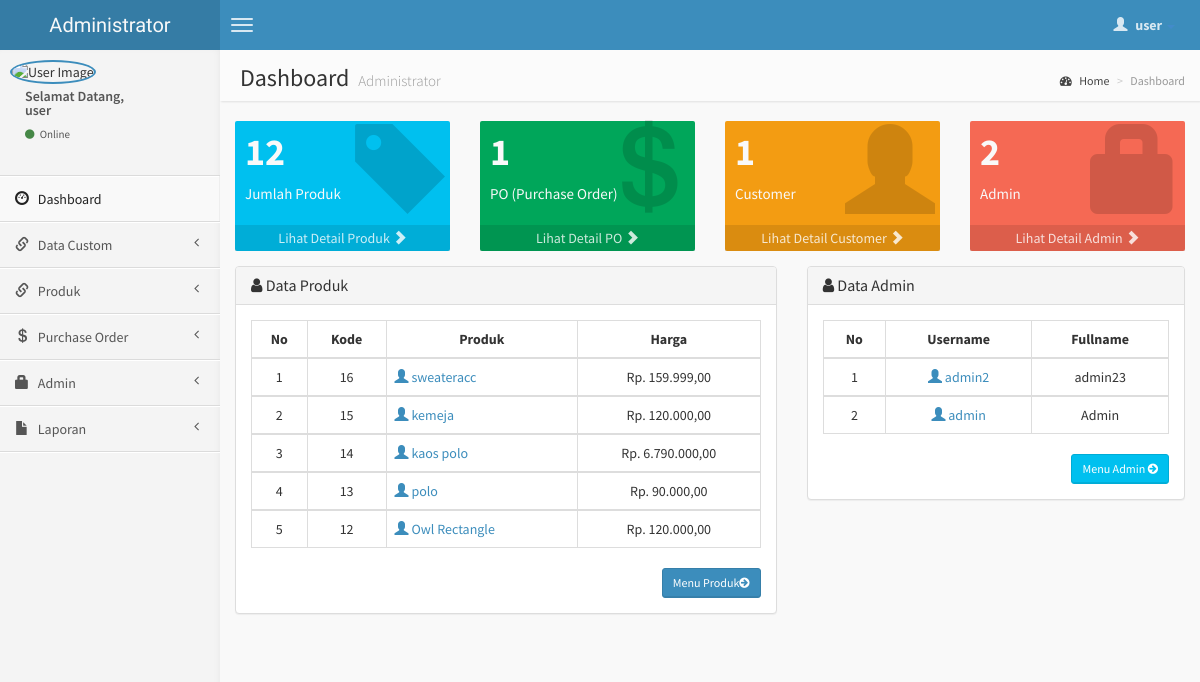
Screenshot of /admin/index.php (signed in) with the database file from the repository.
### tables this page shows
CREATE TABLE `produk` (
  `kode` int(10) NOT NULL,
  `nama` varchar(30) NOT NULL,
  `jenis` varchar(10) NOT NULL,
  `size` varchar(20) NOT NULL,
  `color` varchar(20) NOT NULL,
  `harga` int(10) NOT NULL,
  `keterangan` varchar(100) NOT NULL,
  `stok` int(3) NOT NULL,
  `gambar` varchar(40) NOT NULL
);

CREATE TABLE `user` (
  `id_user` int(11) NOT NULL,
  `kd_cus` varchar(20) NOT NULL,
  `nama` varchar(30) NOT NULL,
  `alamat` varchar(50) NOT NULL,
  `no_telp` varchar(15) NOT NULL,
  `username` varchar(15) NOT NULL,
  `password` text NOT NULL,
  `role` int(11) NOT NULL,
  `gambar` text NOT NULL
);

### admin/index.php (the view, shortened to what this page needs)
<?php include 'header.php' ; ?>
    <body class="skin-blue">
        <header class="header">
            <a href="index.html" class="logo">
                Administrator
            </a>
            <nav class="navbar navbar-static-top" role="navigation">
                <a href="#" class="navbar-btn sidebar-toggle" data-toggle="offcanvas" role="button">
                    <span class="icon-bar"></span>
                    <span class="icon-bar"></span>
                    <span class="icon-bar"></span>
                </a>
                <div class="navbar-right">
                    <ul class="nav navbar-nav">
                        <li class="dropdown user user-menu">
                            <a href="#" class="dropdown-toggle" data-toggle="dropdown">
                                <i class="glyphicon glyphicon-user"></i>
                                <span><?php echo $_SESSION['fullname']; ?> <i class="caret"></i></span>
                            </a>
                        </li>
                    </ul>
                </div>
            </nav>
        </header>
        <div class="wrapper row-offcanvas row-offcanvas-left">
            <aside class="left-side sidebar-offcanvas">
                <section class="sidebar">
                    <div class="user-panel">
                        <div class="pull-left image">
                            <img src="<?php echo $_SESSION['gambar']; ?>" class="img-circle" alt="User Image" style="border: 2px solid #3C8DBC;" />
                        </div>
                        <div class="pull-left info">
                            <p>Selamat Datang,<br /><?php echo $_SESSION['fullname']; ?></p>
                            <a href="#"><i class="fa fa-circle text-success"></i> Online</a>
                        </div>
                    </div>
                    <?php include "menu.php"; ?>
                </section>
            </aside>
            <aside class="right-side">
                <section class="content-header">
                    <h1>
                        Dashboard
                        <small>Administrator</small>
                    </h1>
                    <ol class="breadcrumb">
                        <li><a href="#"><i class="fa fa-dashboard"></i> Home</a></li>
                        <li class="active">Dashboard</li>
                    </ol>
                </section>
                <section class="content">
                    <div class="row">
                        <div class="col-lg-3 col-xs-6">
                            <?php $tampil=mysqli_query($koneksi, "SELECT * from produk order by kode desc");
                        $total=mysqli_num_rows($tampil);
                    ?>
                            <div class="small-box bg-aqua">
                                <div class="inner">
                                    <h3>
                                        <?php echo "$total"; ?>
                                    </h3>
                                    <p>
                                       Jumlah Produk
                                    </p>
                                </div>
                                <div class="icon">
                                    <span class="glyphicon glyphicon-tag"></span>
                                </div>
                                <a href="produk.php" class="small-box-footer">
                                    Lihat Detail Produk <span class="glyphicon glyphicon-chevron-right"></span>
                                </a>
                            </div>
                        </div>
                        <div class="col-lg-3 col-xs-6">
                            <?php $tampil1=mysqli_query($koneksi, "SELECT * from po_terima order by nopo desc");
                        $dept=mysqli_num_rows($tampil1);
                    ?>
                            <div class="small-box bg-green">
                                <div class="inner">
                                    <h3>
                                        <?php echo "$dept"; ?>
                                    </h3>
                                    <p>
                                        PO (Purchase Order)
                                    </p>
                                </div>
                                <div class="icon">
                                    <span class="glyphicon glyphicon-usd"></span>
                                </div>
                                <a href="po-terima.php" class="small-box-footer">
                                    Lihat Detail PO <span class="glyphicon glyphicon-chevron-right"></span>
                                </a>
                            </div>
                        </div>
                        <div class="col-lg-3 col-xs-6">
                            <?php $tampil2=mysqli_query($koneksi, "SELECT * from user WHERE role = 2 order by id_user desc");
                        $pel=mysqli_num_rows($tampil2);
                    ?>
                            <div class="small-box bg-yellow">
                                <div class="inner">
                                    <h3>
                                        <?php echo "$pel"; ?>
                                    </h3>
                                    <p>
                                        Customer
                                    </p>
                                </div>
                                <div class="icon">
                                    <span class="glyphicon glyphicon-user"></span>
                                </div>
                                <a href="customer.php" class="small-box-footer">
                                    Lihat Detail Customer <span class="glyphicon glyphicon-chevron-right"></span>
                                </a>
                            </div>
                        </div>
                        <div class="col-lg-3 col-xs-6">
                        <?php $tampil3=mysqli_query($koneksi, "SELECT * from user  WHERE role = 1 order by id_user desc");
                        $user=mysqli_num_rows($tampil3);
                    ?>
                            <div class="small-box bg-red">
                                <div class="inner">
                                    <h3>
                                       <?php echo "$user"; ?>
                                    </h3>
                                    <p>
                                        Admin
                                    </p>
                                </div>
                                <div class="icon">
                                    <span class="glyphicon glyphicon-lock"></span>
                                </div>
                                <a href="admin.php" class="small-box-footer">
                                    Lihat Detail Admin <span class="glyphicon glyphicon-chevron-right"></span>
                                </a>
                            </div>
                        </div>
                    </div>
                    <div class="row">
                        <section class="col-lg-7 connectedSortable">
                            <div class="panel panel-default">
                        <div class="panel-heading">
                        <h3 class="panel-title"><i class="fa fa-user"></i> Data Produk </h3>
                        </div>
                        <div class="panel-body">
                    <?php
                    $query1="SELECT * from produk order by kode DESC limit 5";
                    $hasil=mysqli_query($koneksi, $query1) or die(mysqli_error());
                    ?>
                  <table id="example" class="table table-hover table-bordered">
                  <thead>
                      <tr>
                        <th><center>No </center></th>
                        <th><center>Kode </center></th>
                        <th><center>Produk</i></center></th>
                        <th><center>Harga </center></th>
                      </tr>
                  </thead>
                     <?php
                     $no=0;
                     while($data=mysqli_fetch_array($hasil))
                    { $no++; ?>
                    <tbody>
                    <td><center><?php echo $no; ?></center></td>
                    <td><center><?php echo $data['kode'];?></center></td>
                    <td><a href="detail-karyawan.php?hal=edit&kd=<?php echo $data['kode'];?>"><span class="glyphicon glyphicon-user"></span> <?php echo $data['nama'];?></td>
                    <td><center>Rp. <?php echo number_format($data['harga'],2,",",".");?></center></td>
                    </tr></div>
                 <?php
              }
              ?>
                   </tbody>
                <div class="text-right">
                  <a href="produk.php" class="btn btn-sm btn-primary">Menu Produk<i class="fa fa-arrow-circle-right"></i></a>
                </div>
                        <section class="col-lg-5 connectedSortable">
                        <div class="panel panel-default">
                        <div class="panel-heading">
                        <h3 class="panel-title"><i class="fa fa-user"></i> Data Admin </h3>
                        </div>
                        <div class="panel-body">
                    <?php
                    $query2="SELECT * from user  WHERE role = 1 order by id_user desc limit 5";
                    $hasil1=mysqli_query($koneksi, $query2) or die(mysqli_error());
                    ?>
                  <table id="example" class="table table-hover table-bordered">
                  <thead>
                      <tr>
                        <th><center>No </center></th>
                        <th><center>Username </center></th>
                        <th><center>Fullname </center></th>
                      </tr>
                  </thead>
                     <?php
                     $no=0;
                     while($data1=mysqli_fetch_array($hasil1))
                    { $no++; ?>
                    <tbody>
                    <tr>
                    <td><center><?php echo $no; ?></center></td>
                    <td><center><a href="detail-admin.php?hal=edit&kd=<?php echo $data1['id_user'];?>"><span class="glyphicon glyphicon-user"></span> <?php echo $data1['username']; ?></a></center></td>
                    <td><center><?php echo $data1['nama']; ?></center></td>
                    </tr></div>
                 <?php
              }
              ?>
                <div class="text-right">
                  <a href="admin.php" class="btn btn-sm btn-info">Menu Admin <i class="fa fa-arrow-circle-right"></i></a>
                </div>
                        </section>
<?php include 'footer.php'; ?>

### rows the page displays
produk: kode "16", nama "sweateracc", harga "159.999,00"
produk: kode "15", nama "kemeja", harga "120.000,00"
produk: kode "14", nama "kaos polo", harga "6.790.000,00"
produk: kode "13", nama "polo", harga "90.000,00"
produk: kode "12", nama "Owl Rectangle", harga "120.000,00"
user: username "admin2", nama "admin23"
user: username "admin", nama "Admin"

### other values shown
$_SESSION['fullname'] "user"
$total "12"
$dept "1"
$pel "1"
$user "2"
